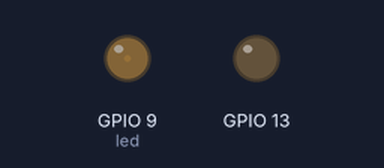
Simulated run of this sketch. Board: ESP8266 (NodeMCU). On the bench: output pins drawn as LEDs (lit = HIGH). What the sketch prints to the serial monitor is not drawn.

Above: at 0.05 s.
At 1.55 s:
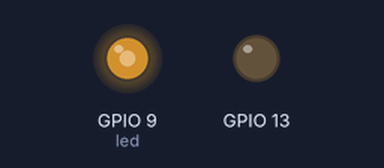
At 2.3 s:
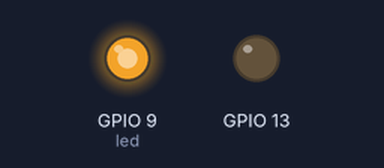
At 4.55 s:
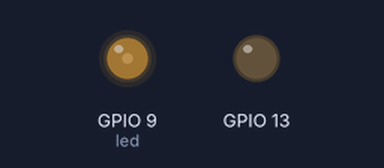
Timing chart, 0 to 6.7 s (numbered marks = the images above):
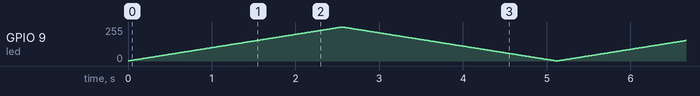

The sketch:

fade.ino
```cpp
#include<ESP8266WiFi.h>
int led = 9;
int brightness = 1;
int fadevalue = 1;

void setup() {
  pinMode(13,OUTPUT);
  Serial.begin(9600);
}

void loop() {
    analogWrite(led, brightness);
    Serial.print(brightness);
    Serial.print("\n");
    brightness += fadevalue;
    if(brightness >= 255 || brightness <= 0)
    {
      fadevalue = -fadevalue;
    }
    delay(10);
}
```
